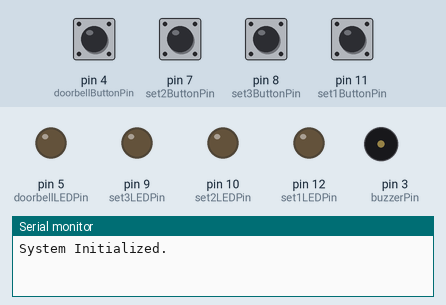
Simulated run of this sketch. Board: Arduino Uno, built with avr-gcc and run on an emulated ATmega328P. Shown: output pins drawn as LEDs (lit = HIGH), buzzer (waves = sounding), the last lines printed to the serial monitor. The test bench sets the inputs (shaded band); at power-on: pin 4 (doorbellButtonPin), pin 7 (set2ButtonPin), pin 8 (set3ButtonPin), pin 11 (set1ButtonPin) LOW. EEPROM starts erased.

Above: at 1.2 s.
1.3 s: pin 4 (doorbellButtonPin) pulled HIGH for 0.15 s
At 4.05 s:
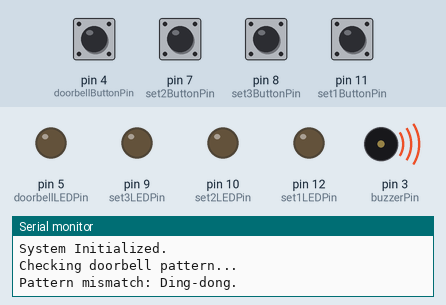
4.4 s: pin 7 (set2ButtonPin) pulled HIGH for 0.15 s
At 6.69 s:
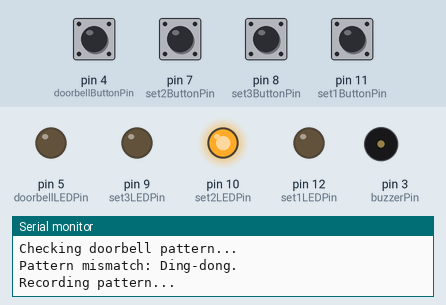
7.5 s: pin 8 (set3ButtonPin) pulled HIGH for 0.15 s
At 9.79 s:
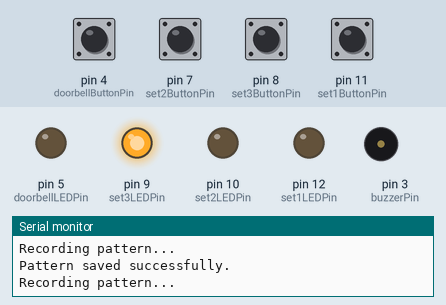
10.6 s: pin 11 (set1ButtonPin) pulled HIGH for 0.15 s
At 12.89 s:
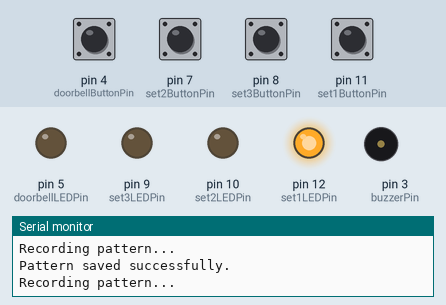
13.7 s: pin 11 (set1ButtonPin) pulled HIGH for 1 s
At 16.1 s:
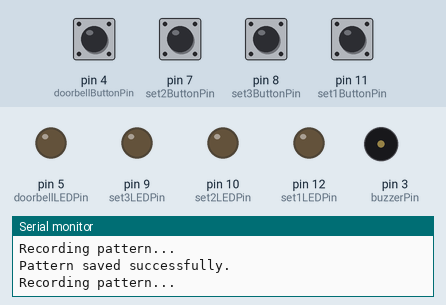
17.7 s: pin 4 (doorbellButtonPin) pulled HIGH for 1 s
At 18.0 s:
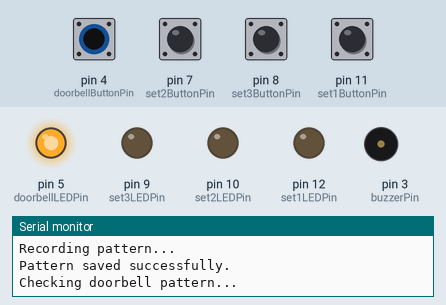
Timing chart, 0 to 22.7 s (numbered marks = the images above; inputs shaded):
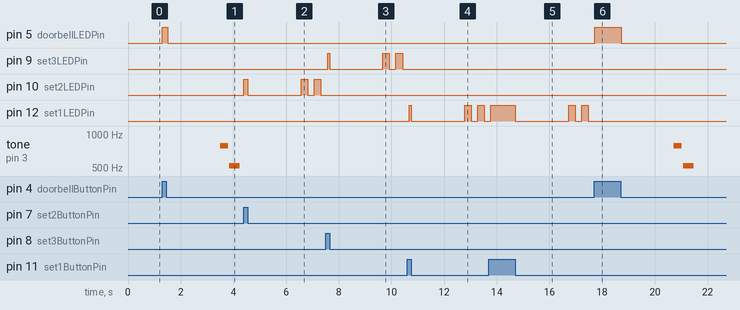

The sketch:

DingDongDanSystem_Ext3_Final.ino
```cpp
#include <EEPROM.h>

// Pin configurations
int set1ButtonPin = 11, set1LEDPin = 12;
int set2ButtonPin = 7, set2LEDPin = 10;
int set3ButtonPin = 8, set3LEDPin = 9;
int doorbellButtonPin = 4, doorbellLEDPin = 5;
int buzzerPin = 3;

int patternDuration = 0, patternError = 0;
unsigned long lastActivityTime = 0; // Tracks the last activity for idle timer
const int idleTimeout = 2000;       // 2 seconds for doorbell input checking
const int longPressDuration = 5000; // 5 seconds for clearing a pattern
bool settingPattern = false;

// Saved patterns
int savedPattern1[8] = {0, 0, 0, 0, 0, 0, 0, 0};
int savedPattern2[8] = {0, 0, 0, 0, 0, 0, 0, 0};
int savedPattern3[8] = {0, 0, 0, 0, 0, 0, 0, 0};

void setup() {
  Serial.begin(9600);
  pinMode(set1ButtonPin, INPUT);
  pinMode(set1LEDPin, OUTPUT);
  pinMode(set2ButtonPin, INPUT);
  pinMode(set2LEDPin, OUTPUT);
  pinMode(set3ButtonPin, INPUT);
  pinMode(set3LEDPin, OUTPUT);
  pinMode(doorbellButtonPin, INPUT);
  pinMode(doorbellLEDPin, OUTPUT);
  pinMode(buzzerPin, OUTPUT);

  loadPatternsFromEEPROM();
  Serial.println("System Initialized.");
}

void loop() {
  // Handle set buttons
  handleSetButton(set1ButtonPin, set1LEDPin, savedPattern1, 0);
  handleSetButton(set2ButtonPin, set2LEDPin, savedPattern2, 8);
  handleSetButton(set3ButtonPin, set3LEDPin, savedPattern3, 16);

  // Handle doorbell input
  if (digitalRead(doorbellButtonPin) == HIGH) {
    handleDoorbell();
  }
}

void handleSetButton(int buttonPin, int ledPin, int pattern[], int eepromStartAddress) {
  if (digitalRead(buttonPin) == HIGH) {
    unsigned long pressStart = millis();
    digitalWrite(ledPin, HIGH);

    // Wait for release
    while (digitalRead(buttonPin) == HIGH) {
      if (millis() - pressStart >= longPressDuration) {
        clearPattern(pattern, eepromStartAddress);
        digitalWrite(ledPin, LOW);
        blinkLED(ledPin, 3); // Blink thrice for cleared pattern
        Serial.println("Pattern cleared.");
        return;
      }
    }
    digitalWrite(ledPin, LOW);

    // If short press, record a new pattern
    if (millis() - pressStart < longPressDuration) {
      recordPattern(buttonPin, ledPin, pattern, eepromStartAddress);
    }
  }
}

void clearPattern(int pattern[], int eepromStartAddress) {
  for (int i = 0; i < 8; i++) {
    pattern[i] = 0;
    EEPROM.write(eepromStartAddress + i, 0);
  }
}

void recordPattern(int buttonPin, int ledPin, int pattern[], int eepromStartAddress) {
  Serial.println("Recording pattern...");
  settingPattern = true;

  // Clear existing pattern
  for (int i = 0; i < 8; i++) {
    pattern[i] = 0;
  }

  int patternIndex = 0;
  lastActivityTime = millis();

  while (millis() - lastActivityTime < idleTimeout && patternIndex < 7) {
    if (digitalRead(buttonPin) == HIGH) {
      digitalWrite(ledPin, HIGH);
      patternDuration = 0;

      // Measure duration
      while (digitalRead(buttonPin) == HIGH) {
        delay(100);
        patternDuration++;
      }
      int inputType = (patternDuration > 10) ? 2 : 1;
      pattern[patternIndex++] = inputType;

      Serial.print("Input "); Serial.print(patternIndex); Serial.println(inputType == 1 ? ": Short press." : ": Long press.");
      digitalWrite(ledPin, LOW);
      lastActivityTime = millis();
    }
  }

  savePatternToEEPROM(pattern, eepromStartAddress);
  blinkLED(ledPin, 2); // Blink twice for saved pattern
  Serial.println("Pattern saved successfully.");
  settingPattern = false;
}

void handleDoorbell() {
  Serial.println("Checking doorbell pattern...");
  int inputPattern[8] = {0};
  int inputIndex = 0;
  lastActivityTime = millis();

  // Capture input pattern
  while (millis() - lastActivityTime < idleTimeout && inputIndex < 7) {
    if (digitalRead(doorbellButtonPin) == HIGH) {
      digitalWrite(doorbellLEDPin, HIGH);
      patternDuration = 0;

      while (digitalRead(doorbellButtonPin) == HIGH) {
        delay(100);
        patternDuration++;
      }
      inputPattern[inputIndex++] = (patternDuration > 10) ? 2 : 1;
      digitalWrite(doorbellLEDPin, LOW);
      lastActivityTime = millis();
    }
  }

  // Check against saved patterns
  if (matchPattern(inputPattern, savedPattern1)) {
    playFeedback(1);
  } else if (matchPattern(inputPattern, savedPattern2)) {
    playFeedback(2);
  } else if (matchPattern(inputPattern, savedPattern3)) {
    playFeedback(3);
  } else {
    playFeedback(0); // No match
  }
}

bool matchPattern(int input[], int saved[]) {
  for (int i = 0; i < 7; i++) {
    if (input[i] != saved[i]) return false;
    if (saved[i] == 0) break; // End of pattern
  }
  return true;
}

void playFeedback(int matchType) {
  if (matchType == 0) {
    // Incorrect pattern
    tone(buzzerPin, 783, 300);
    delay(350);
    tone(buzzerPin, 523, 400);
    Serial.println("Pattern mismatch: Ding-dong.");
  } else {
    // Correct pattern
    tone(buzzerPin, 783, 300);
    delay(350);
    tone(buzzerPin, 523, 400);
    delay(350);
    int danTone = (matchType == 1) ? 659 : (matchType == 2) ? 698 : 740;
    tone(buzzerPin, danTone, 500);
    Serial.print("Pattern matched: Ding-dong-dan (Type "); Serial.print(matchType); Serial.println(").");
  }
}

void savePatternToEEPROM(int pattern[], int startAddress) {
  for (int i = 0; i < 8; i++) {
    EEPROM.write(startAddress + i, pattern[i]);
  }
}

void loadPatternsFromEEPROM() {
  for (int i = 0; i < 8; i++) {
    savedPattern1[i] = EEPROM.read(i);
    savedPattern2[i] = EEPROM.read(8 + i);
    savedPattern3[i] = EEPROM.read(16 + i);
  }
}

void blinkLED(int ledPin, int times) {
  for (int i = 0; i < times; i++) {
    digitalWrite(ledPin, HIGH);
    delay(250);
    digitalWrite(ledPin, LOW);
    delay(250);
  }
}
```

Measured:
- after the input at 1.3 s, pin 5 (doorbellLEDPin): LOW → HIGH at once, → LOW 0.20 s later; tone on pin 3 (buzzerPin): silent → 783 Hz after 2.2 s, → silent 0.30 s later, → 523 Hz 0.05 s later, → silent 0.40 s later
- after the input at 4.4 s, pin 10 (set2LEDPin): goes HIGH 0.15 s, LOW 2.0 s, HIGH 0.25 s, LOW 0.25 s, HIGH 0.25 s, then LOW, starting at once
- after the input at 7.5 s, pin 9 (set3LEDPin): goes HIGH 0.08 s, LOW 2.0 s, HIGH 0.25 s, LOW 0.25 s, HIGH 0.25 s, then LOW, starting after 0.07 s
- after the input at 10.6 s, pin 12 (set1LEDPin): goes HIGH 0.08 s, LOW 2.0 s, HIGH 0.25 s, LOW 0.25 s, HIGH 0.25 s, then LOW, starting after 0.07 s
- after the input at 13.7 s, pin 12 (set1LEDPin): goes HIGH 0.93 s, LOW 2.0 s, HIGH 0.25 s, LOW 0.25 s, HIGH 0.25 s, then LOW, starting after 0.07 s
- after the input at 17.7 s, pin 5 (doorbellLEDPin): LOW → HIGH at once, → LOW 1.0 s later; tone on pin 3 (buzzerPin): silent → 783 Hz after 3.0 s, → silent 0.30 s later, → 523 Hz 0.05 s later, → silent 0.40 s later
